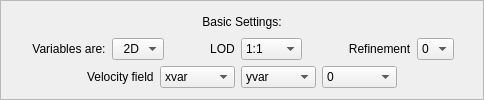
      <widget class="QFrame" name="frame_2">
       <property name="frameShape">
        <enum>QFrame::StyledPanel</enum>
       </property>
       <property name="frameShadow">
        <enum>QFrame::Plain</enum>
       </property>
       <property name="lineWidth">
        <number>0</number>
       </property>
       <layout class="QHBoxLayout" name="horizontalLayout_9">
        <item>
         <layout class="QVBoxLayout" name="verticalLayout_4">
          <item>
           <widget class="QLabel" name="textLabel1_3">
            <property name="text">
             <string>Basic Settings:</string>
            </property>
            <property name="alignment">
             <set>Qt::AlignCenter</set>
            </property>
            <property name="wordWrap">
             <bool>false</bool>
            </property>
           </widget>
          </item>
          <item>
           <layout class="QHBoxLayout" name="horizontalLayout_4">
            <item>
             <spacer name="spacer50">
              <property name="orientation">
               <enum>Qt::Horizontal</enum>
              </property>
              <property name="sizeType">
               <enum>QSizePolicy::Expanding</enum>
              </property>
              <property name="sizeHint" stdset="0">
               <size>
                <width>20</width>
                <height>21</height>
               </size>
              </property>
             </spacer>
            </item>
            <item>
             <widget class="QLabel" name="label_8">
              <property name="text">
               <string>Variables are:</string>
              </property>
              <property name="alignment">
               <set>Qt::AlignCenter</set>
              </property>
             </widget>
            </item>
            <item>
             <widget class="QComboBox" name="variableDimCombo">
              <property name="toolTip">
               <string>Specify whether the field variables are 2 or 3 dimensional</string>
              </property>
              <item>
               <property name="text">
                <string>  2D</string>
               </property>
              </item>
              <item>
               <property name="text">
                <string>  3D</string>
               </property>
              </item>
             </widget>
            </item>
            <item>
             <spacer name="horizontalSpacer_10">
              <property name="orientation">
               <enum>Qt::Horizontal</enum>
              </property>
              <property name="sizeHint" stdset="0">
               <size>
                <width>40</width>
                <height>20</height>
               </size>
              </property>
             </spacer>
            </item>
            <item>
             <widget class="QLabel" name="label">
              <property name="text">
               <string>LOD</string>
              </property>
              <property name="alignment">
               <set>Qt::AlignCenter</set>
              </property>
             </widget>
            </item>
            <item>
             <widget class="QComboBox" name="lodCombo">
              <property name="toolTip">
               <string>Specify the approximation level for the data being visualized</string>
              </property>
              <property name="whatsThis">
               <string>The Refinement parameter and (in the case of VDC2 data) the LOD parameter control the quality of the approximation used when visualizing a variable.  The Refinement parameter selects the grid resolutiion.  Coarser resolutions require less memory (RAM); less computation by the visualization algorithms; and for VDC1 data, less storage space on disk, therefore less time to read the data.  For VDC2 data the Refinement level has no impact on disk storage.  The LOD parameter, which is only available for VDC2 data sets, selects a compression level.  Variables with greater compression require less disk storage and can thus be read from disk by vaporgui more quickly, but have no impact on memory  (RAM) or computation time required by the visualziation algorithms.  For both LOD and Refinement, level 0 corresponds to the coarsest approximation available.</string>
              </property>
              <item>
               <property name="text">
                <string>1:1</string>
               </property>
              </item>
              <item>
               <property name="text">
                <string>100:1</string>
               </property>
              </item>
             </widget>
            </item>
            <item>
             <spacer name="horizontalSpacer">
              <property name="orientation">
               <enum>Qt::Horizontal</enum>
              </property>
              <property name="sizeHint" stdset="0">
               <size>
                <width>40</width>
                <height>20</height>
               </size>
              </property>
             </spacer>
            </item>
            <item>
             <widget class="QLabel" name="textLabel1_9">
              <property name="text">
               <string>Refinement</string>
              </property>
              <property name="alignment">
               <set>Qt::AlignCenter</set>
              </property>
              <property name="wordWrap">
               <bool>false</bool>
              </property>
             </widget>
            </item>
            <item>
             <widget class="QComboBox" name="refinementCombo">
              <property name="toolTip">
               <string>Specify the refinement level (resolution) of the data being visualized</string>
              </property>
              <property name="whatsThis">
               <string>The Refinement parameter and (in the case of VDC2 data) the LOD parameter control the quality of the approximation used when visualizing a variable.  The Refinement parameter selects the grid resolutiion.  Coarser resolutions require less memory (RAM); less computation by the visualization algorithms; and for VDC1 data, less storage space on disk, therefore less time to read the data.  For VDC2 data the Refinement level has no impact on disk storage.  The LOD parameter, which is only available for VDC2 data sets, selects a compression level.  Variables with greater compression require less disk storage and can thus be read from disk by vaporgui more quickly, but have no impact on memory  (RAM) or computation time required by the visualziation algorithms.  For both LOD and Refinement, level 0 corresponds to the coarsest approximation available.</string>
              </property>
              <property name="maxCount">
               <number>5</number>
              </property>
              <item>
               <property name="text">
                <string>0</string>
               </property>
              </item>
              <item>
               <property name="text">
                <string>1</string>
               </property>
              </item>
              <item>
               <property name="text">
                <string>2</string>
               </property>
              </item>
              <item>
               <property name="text">
                <string>3</string>
               </property>
              </item>
              <item>
               <property name="text">
                <string>5</string>
               </property>
              </item>
             </widget>
            </item>
            <item>
             <spacer name="spacer51">
              <property name="orientation">
               <enum>Qt::Horizontal</enum>
              </property>
              <property name="sizeType">
               <enum>QSizePolicy::Expanding</enum>
              </property>
              <property name="sizeHint" stdset="0">
               <size>
                <width>18</width>
                <height>21</height>
               </size>
              </property>
             </spacer>
            </item>
           </layout>
          </item>
          <item>
           <layout class="QHBoxLayout" name="horizontalLayout_5">
            <item>
             <spacer name="horizontalSpacer_2">
              <property name="orientation">
               <enum>Qt::Horizontal</enum>
              </property>
              <property name="sizeHint" stdset="0">
               <size>
                <width>40</width>
                <height>20</height>
               </size>
              </property>
             </spacer>
            </item>
            <item>
             <widget class="QLabel" name="label_2">
              <property name="text">
               <string>Velocity field</string>
              </property>
             </widget>
            </item>
            <item>
             <widget class="QComboBox" name="xVarCombo">
              <property name="minimumSize">
               <size>
                <width>75</width>
                <height>0</height>
               </size>
              </property>
              <property name="toolTip">
               <string>Specify velocity field component variables or zero value</string>
              </property>
              <property name="whatsThis">
               <string>&lt;!DOCTYPE HTML PUBLIC &quot;-//W3C//DTD HTML 4.0//EN&quot; &quot;http://www.w3.org/TR/REC-html40/strict.dtd&quot;&gt;
&lt;html&gt;&lt;head&gt;&lt;meta name=&quot;qrichtext&quot; content=&quot;1&quot; /&gt;&lt;style type=&quot;text/css&quot;&gt;
p, li { white-space: pre-wrap; }
&lt;/style&gt;&lt;/head&gt;&lt;body style=&quot; font-family:'MS Shell Dlg 2'; font-size:8.25pt; font-weight:400; font-style:normal;&quot;&gt;
&lt;p style=&quot; margin-top:0px; margin-bottom:0px; margin-left:0px; margin-right:0px; -qt-block-indent:0; text-indent:0px;&quot;&gt;&lt;span style=&quot; font-size:8pt;&quot;&gt;The arrow direction and length is determined by the three components of the Velocity Field.  The Velocity field vector is multiplied by a length factor, which is determined by the Length scale.&lt;/span&gt;&lt;/p&gt;&lt;/body&gt;&lt;/html&gt;</string>
              </property>
              <item>
               <property name="text">
                <string>xvar</string>
               </property>
              </item>
             </widget>
            </item>
            <item>
             <widget class="QComboBox" name="yVarCombo">
              <property name="minimumSize">
               <size>
                <width>75</width>
                <height>0</height>
               </size>
              </property>
              <property name="toolTip">
               <string>Specify velocity field component variables or zero value</string>
              </property>
              <property name="whatsThis">
               <string>&lt;!DOCTYPE HTML PUBLIC &quot;-//W3C//DTD HTML 4.0//EN&quot; &quot;http://www.w3.org/TR/REC-html40/strict.dtd&quot;&gt;
&lt;html&gt;&lt;head&gt;&lt;meta name=&quot;qrichtext&quot; content=&quot;1&quot; /&gt;&lt;style type=&quot;text/css&quot;&gt;
p, li { white-space: pre-wrap; }
&lt;/style&gt;&lt;/head&gt;&lt;body style=&quot; font-family:'MS Shell Dlg 2'; font-size:8.25pt; font-weight:400; font-style:normal;&quot;&gt;
&lt;p style=&quot; margin-top:0px; margin-bottom:0px; margin-left:0px; margin-right:0px; -qt-block-indent:0; text-indent:0px;&quot;&gt;&lt;span style=&quot; font-size:8pt;&quot;&gt;The arrow direction and length is determined by the three components of the Velocity Field.  The Velocity field vector is multiplied by a length factor, which is determined by the Length scale.&lt;/span&gt;&lt;/p&gt;&lt;/body&gt;&lt;/html&gt;</string>
              </property>
              <item>
               <property name="text">
                <string>yvar</string>
               </property>
              </item>
             </widget>
            </item>
            <item>
             <widget class="QComboBox" name="zVarCombo">
              <property name="minimumSize">
               <size>
                <width>75</width>
                <height>0</height>
               </size>
              </property>
              <property name="toolTip">
               <string>Specify velocity field component variables or zero value</string>
              </property>
              <property name="whatsThis">
               <string>&lt;!DOCTYPE HTML PUBLIC &quot;-//W3C//DTD HTML 4.0//EN&quot; &quot;http://www.w3.org/TR/REC-html40/strict.dtd&quot;&gt;
&lt;html&gt;&lt;head&gt;&lt;meta name=&quot;qrichtext&quot; content=&quot;1&quot; /&gt;&lt;style type=&quot;text/css&quot;&gt;
p, li { white-space: pre-wrap; }
&lt;/style&gt;&lt;/head&gt;&lt;body style=&quot; font-family:'MS Shell Dlg 2'; font-size:8.25pt; font-weight:400; font-style:normal;&quot;&gt;
&lt;p style=&quot; margin-top:0px; margin-bottom:0px; margin-left:0px; margin-right:0px; -qt-block-indent:0; text-indent:0px;&quot;&gt;&lt;span style=&quot; font-size:8pt;&quot;&gt;The arrow direction and length is determined by the three components of the Velocity Field.  The Velocity field vector is multiplied by a length factor, which is determined by the Length scale.&lt;/span&gt;&lt;/p&gt;&lt;/body&gt;&lt;/html&gt;</string>
              </property>
              <item>
               <property name="text">
                <string>0</string>
               </property>
              </item>
             </widget>
            </item>
            <item>
             <spacer name="horizontalSpacer_3">
              <property name="orientation">
               <enum>Qt::Horizontal</enum>
              </property>
              <property name="sizeHint" stdset="0">
               <size>
                <width>40</width>
                <height>20</height>
               </size>
              </property>
             </spacer>
            </item>
           </layout>
          </item>
         </layout>
        </item>
       </layout>
      </widget>
